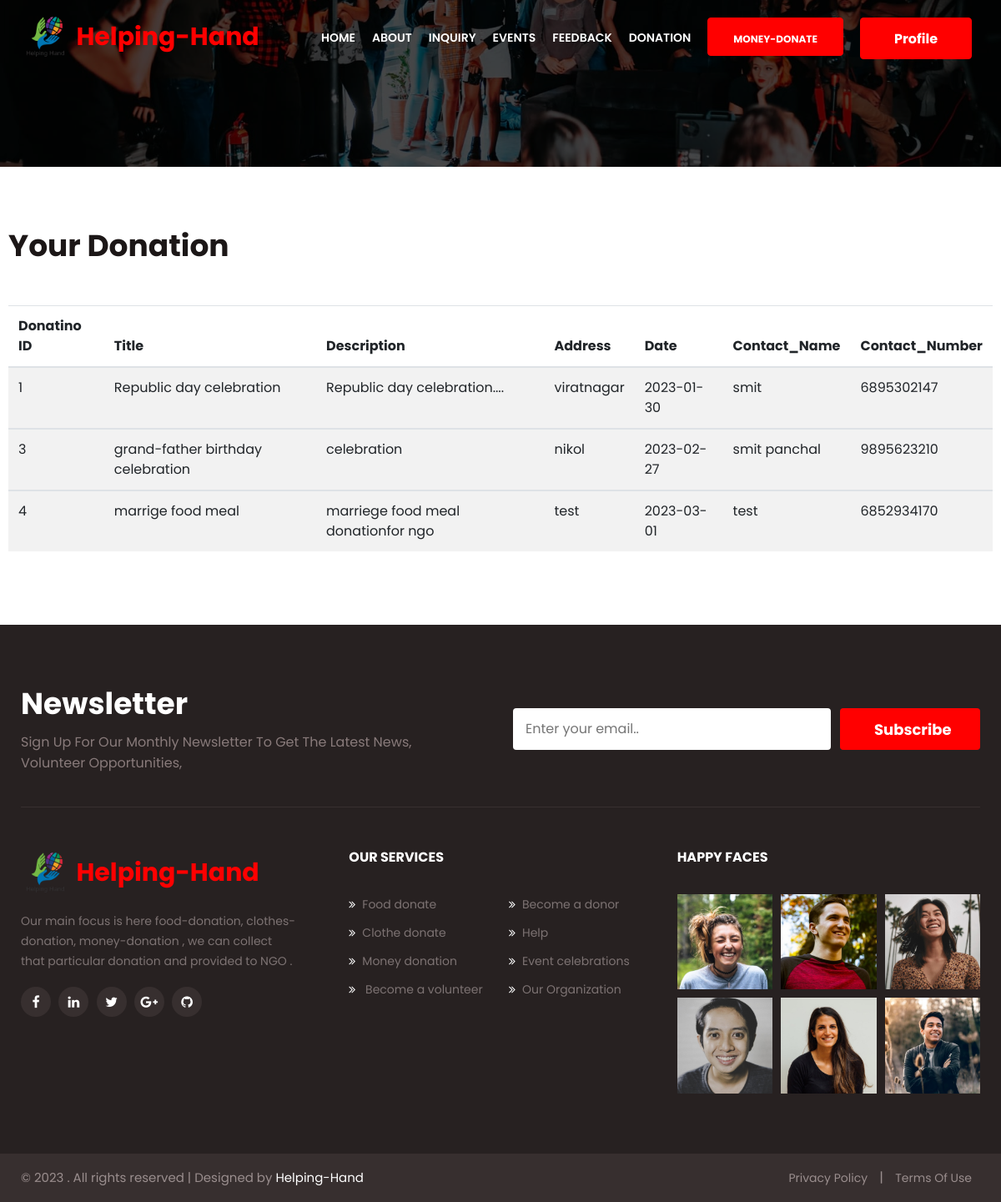
Page /user1/my_donation.php (signed in) on the committed database.
### tables this page shows
CREATE TABLE `donation` (
  `d_id` int(11) NOT NULL,
  `title` varchar(50) NOT NULL,
  `description` text NOT NULL,
  `cat_id` int(11) NOT NULL,
  `donation_date` date NOT NULL,
  `address` text NOT NULL,
  `city_id` int(11) NOT NULL,
  `area_id` int(11) NOT NULL,
  `status` varchar(30) NOT NULL,
  `fromtime` time NOT NULL,
  `user_id` int(11) NOT NULL,
  `contact_name` varchar(50) NOT NULL,
  `contact_number` bigint(10) NOT NULL,
  `totime` time NOT NULL
);

### user1/my_donation.php (the view, shortened to what this page needs)
<?php
include 'common/connect.php';
$user_id = $_SESSION['user_id'];
$result_donation = $obj->query("SELECT * FROM donation WHERE user_id='$user_id'");
?>
<!doctype html>
<html lang="zxx">
  <head>
    <link rel="stylesheet" href="assets/css/style-starter.css">
  </head>
<body>
  <?php include 'common/header.php'; ?>
<div class="inner-banner">
</div>
  <section class="w3l-contact-11">
    <div class="form-41-mian py-5">
      <div class="container py-lg-4">
        <div class="row align-form-map">
          <div class="title-content text-left">
            <h3 class="hny-title mb-lg-5 mb-4">Your Donation</h3>
          </div>
          <table class="table table-striped">
            <thead>
              <tr>
                <th scope="col">Donatino ID</th>
                <th scope="col">Title</th>
                <th scope="col">Description</th>
                <th scope="col">Address</th>
                <th scope="col">Date</th>
                <th scope="col">Contact_Name</th>
                <th scope="col">Contact_Number</th>
              </tr>
            </thead>
                <?php
                  while($row=$result_donation->fetch_object()){
                    if(!empty($row)){
                ?>
                <tbody>
                   <td><?php echo $row->d_id; ?></td>
            <td><?php echo $row->title; ?></td>
            <td><?php echo $row->description; ?></td>
            <td><?php echo $row->address; ?></td>
            <td><?php echo $row->donation_date;  ?></td>
            <td><?php echo $row->contact_name; ?></td>
            <td><?php echo $row->contact_number; ?></td>
              </tbody>
          <?php
        }else{
          ?>
          <tbody>
            <td>No record found</td>
            </tbody>
          <?php
        }
            }
            ?>
          </table>
        </div>
        </div>
      </div>
    </section>
  <?php include 'common/footer.php'; ?>
</body>
</html>

### rows in the picture
donation: d_id "1", title "Republic day celebration", description "Republic day celebration....", address "viratnagar", donation_date "2023-01-30", contact_name "smit", contact_number "6895302147"
donation: d_id "3", title "grand-father birthday celebration", description "celebration", address "nikol", donation_date "2023-02-27", contact_name "smit panchal", contact_number "9895623210"
donation: d_id "4", title "marrige food meal", description "marriege food meal donationfor ngo", address "test", donation_date "2023-03-01", contact_name "test", contact_number "6852934170"
